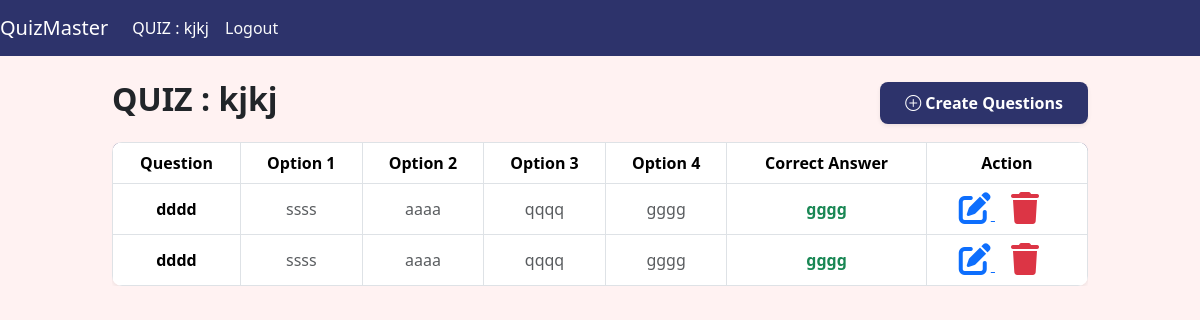
The page /showquiz/1 (signed in) on the database as committed earlier.
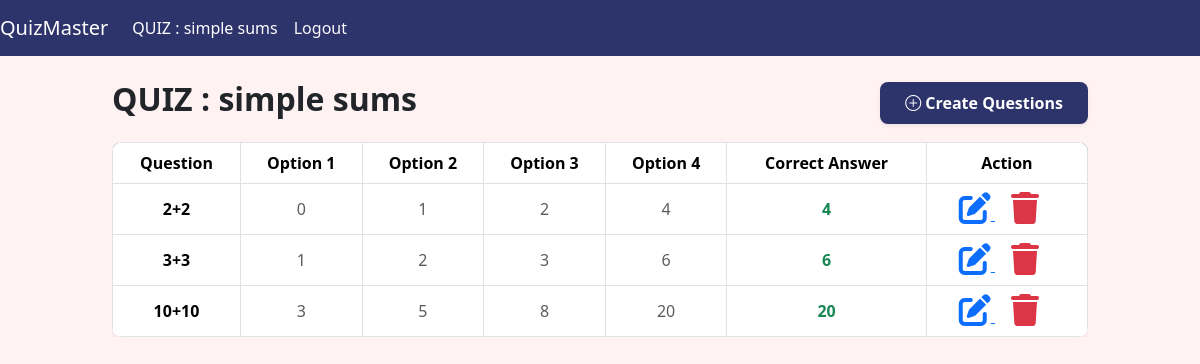
The same page on the database as committed later.
### app.py (models this page shows, shortened)
class QuizTest(db.Model):
    __tablename__="QuizTest"
    id=db.Column(db.Integer, primary_key=True)
    date_ofquiz=db.Column(db.Date,nullable=False)
    time_dur=db.Column(db.String(20),nullable=False)
    remarks=db.Column(db.String(120),nullable=False)
    section_id=db.Column(db.Integer, db.ForeignKey("CourseSection.id"),nullable=False)
    course_section=db.relationship("CourseSection", back_populates='quizzes')
    quiz_questions=db.relationship("QuizQuestion",back_populates='quiz_test',cascade='all,delete-orphan')
    user_scores=db.relationship('UserScore',back_populates='quiz_test',cascade='all,delete-orphan')

class QuizQuestion(db.Model):
    __tablename__="QuizQuestion"
    id=db.Column(db.Integer, primary_key=True)
    statement_que=db.Column(db.String(120),nullable=False)
    option1=db.Column(db.String(120),nullable=False)
    option2=db.Column(db.String(120),nullable=False)
    option3=db.Column(db.String(120),nullable=False)
    option4=db.Column(db.String(120),nullable=False)
    correction=db.Column(db.String(120),nullable=False)
    quiz_id=db.Column(db.Integer, db.ForeignKey("QuizTest.id"),nullable=False)
    quiz_test=db.relationship("QuizTest",back_populates='quiz_questions')

### app.py (the view)
@app.route("/showquiz/<int:quizid>", methods=["POST", "GET"])
def showquiz(quizid):
    if 'admin' in session:
        quiz = QuizTest.query.filter_by(id=quizid).first()
        if quiz:
            questions = QuizQuestion.query.filter_by(quiz_id=quizid).all()
            return render_template("showquiz.html", quiz=quiz, questions=questions)
        else:
            flash("Quiz not found", "error")
            return redirect("/admin")
    return redirect("/login")

### templates/showquiz.html (shortened to what this page needs)
{% extends "index.html" %}
{% block content %}
<nav class="navbar navbar-expand-lg navbar-dark" style="background-color: #2D336B;">
    <a class="navbar-brand" href="/admin">QuizMaster</a>
    <div class="collapse navbar-collapse" id="navbarNavAltMarkup">
      <div class="navbar-nav">
        <a class="nav-item nav-link active" href="/showquiz/{{quiz.id}}">QUIZ : {{quiz.remarks}}</a>
        <a class="nav-item nav-link active text-light" href="/logout">Logout</a>
      </div>
    </div>
  </nav>
  <div class="container-fluid mt-4">
    <div class="row justify-content-center">
        <div class="col-md-10">
            <div class="d-flex justify-content-between align-items-center mb-3">
                <h2 class="fw-bold text-dark">QUIZ : {{ quiz.remarks }}</h2>
                <a href="/questionmaking/{{ quiz.id }}"
                   class="btn fw-semibold text-white shadow-sm px-4 py-2"
                   style="background-color: #2D336B; border-radius: 8px; transition: 0.3s;">
                   <i class="bi bi-plus-circle"></i> Create Questions
                </a>
            </div>
            {% if questions|length > 0 %}
            <div class="table-responsive">
                <table class="table table-bordered table-hover text-center align-middle shadow-sm" style="border-radius: 10px; overflow: hidden;">
                    <thead class="thead-dark text-white" style="background-color: #2D336B;">
                        <tr>
                            <th>Question</th>
                            <th>Option 1</th>
                            <th>Option 2</th>
                            <th>Option 3</th>
                            <th>Option 4</th>
                            <th>Correct Answer</th>
                            <th>Action</th>
                        </tr>
                    </thead>
                    <tbody>
                        {% for que in questions %}
                        <tr>
                            <td class="fw-semibold">{{ que.statement_que }}</td>
                            <td class="text-muted">{{ que.option1 }}</td>
                            <td class="text-muted">{{ que.option2 }}</td>
                            <td class="text-muted">{{ que.option3 }}</td>
                            <td class="text-muted">{{ que.option4 }}</td>
                            <td class="fw-bold text-success">{{ que.correction }}</td>
                            <td>
                                <a href="/queedit/{{ que.id }}" class="text-primary me-3">
                                    <i class="fa-solid fa-pen-to-square fa-2x"></i>
                                </a>
                                <a href="/delquepopup/{{ que.id }}" class="text-danger me-3">
                                    <i class="fa-solid fa-trash fa-2x"></i>
                                </a>
                            </td>
                        </tr>
                        {% endfor %}
                    </tbody>
                </table>
            </div>
            {% endif %}
        </div>
    </div>
</div>
{% endblock %}

Rows that differ between the two databases and show on the page:
changed QuizTest: remarks "kjkj" → "simple sums"
added QuizQuestion: statement_que "2+2", option1 "0", option2 "1", option3 "2", option4 "4", correction "4"
changed QuizQuestion (number 2 of 3 on the later page): statement_que "dddd" → "3+3"; option1 "ssss" → "1"; option2 "aaaa" → "2"; option3 "qqqq" → "3"; option4 "gggg" → "6"; correction "gggg" → "6"
changed QuizQuestion (number 3 of 3 on the later page): statement_que "dddd" → "10+10"; option1 "ssss" → "3"; option2 "aaaa" → "5"; option3 "qqqq" → "8"; option4 "gggg" → "20"; correction "gggg" → "20"
